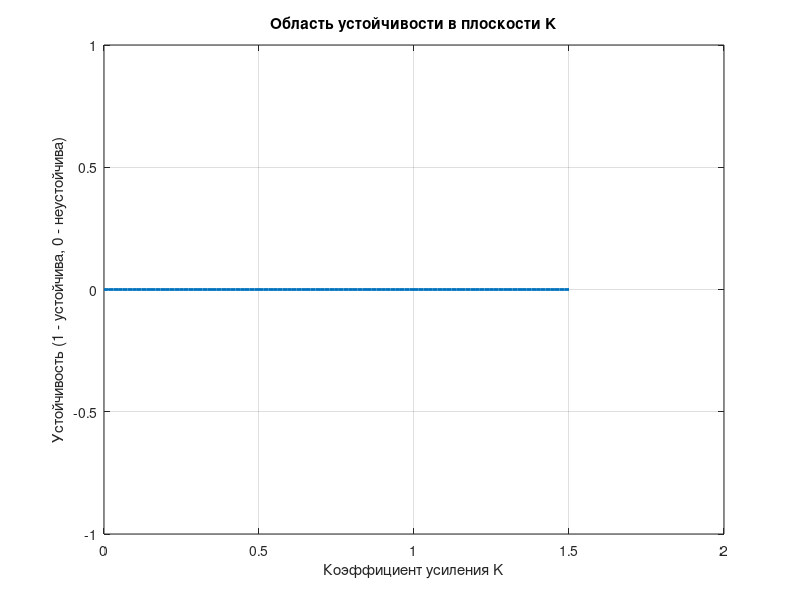

Here is the MATLAB script that generated this plot:
Krc = 1; 


s = tf('s');
num = 7e-10 * s^4 + 7e-10 * s^3 + 0.11 * s^2 + 0.9 * s;
denom = 7.2e-10 * s^4 + 1.44e-10 * s^3 + 0.12 * s^2 + 8.2 * s + 8.08;


K_values = linspace(0, Krc * 1.5, 100);


stability = arrayfun(@(K) all(real(pole(K * num / denom)) < 0), K_values);

figure;
plot(K_values, stability, 'LineWidth', 2);
xlabel('Коэффициент усиления K');
ylabel('Устойчивость (1 - устойчива, 0 - неустойчива)');
grid on;
title('Область устойчивости в плоскости K');
